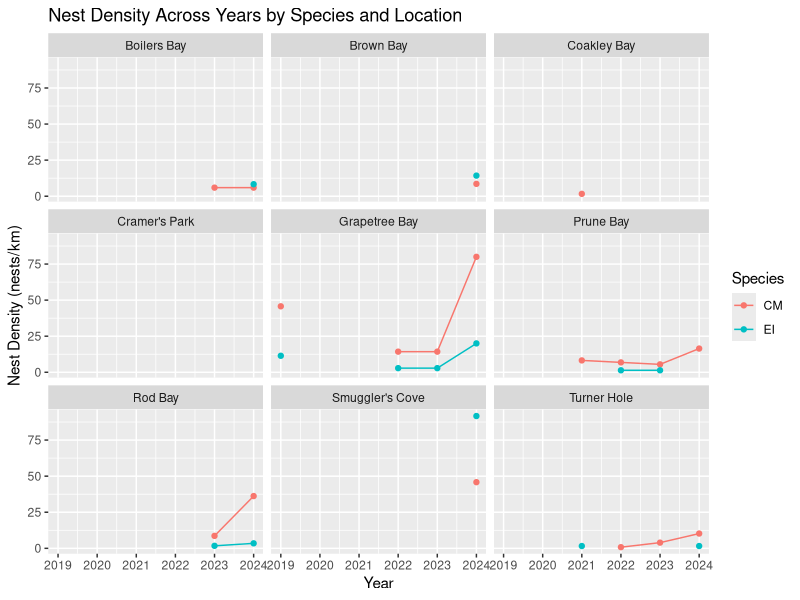
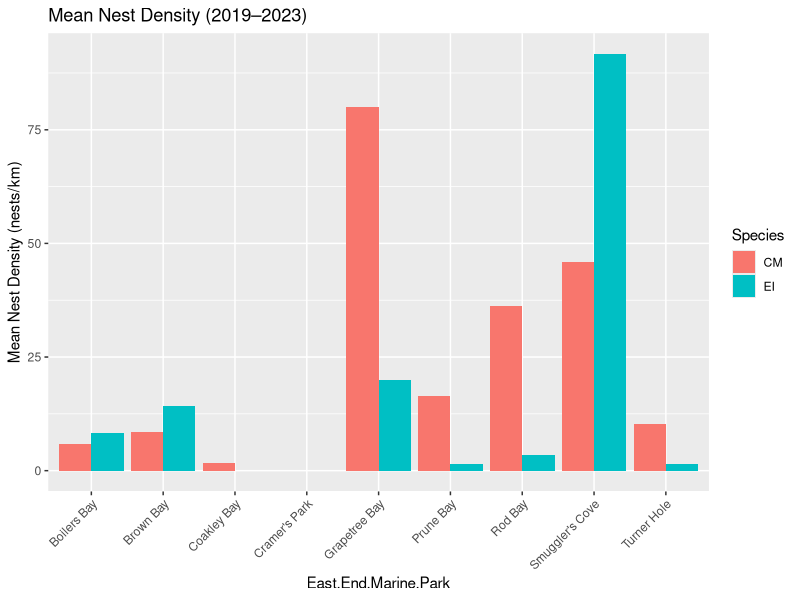
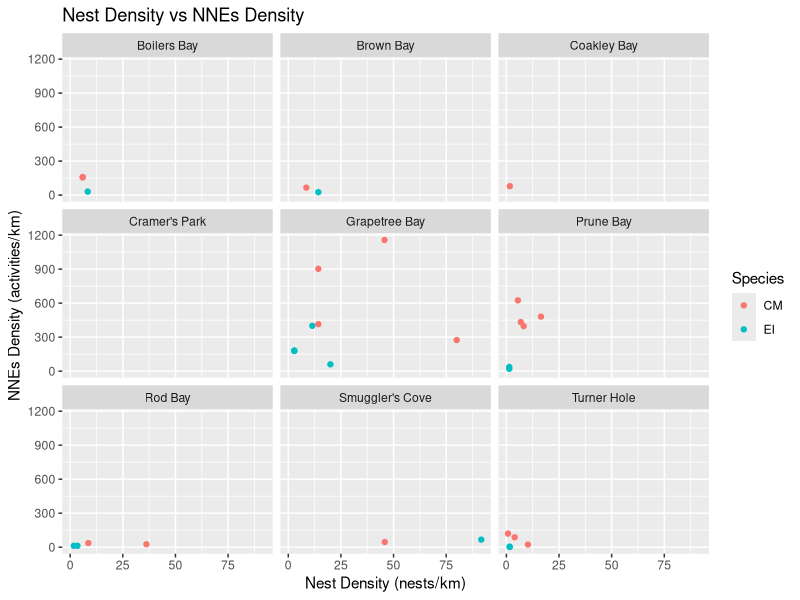
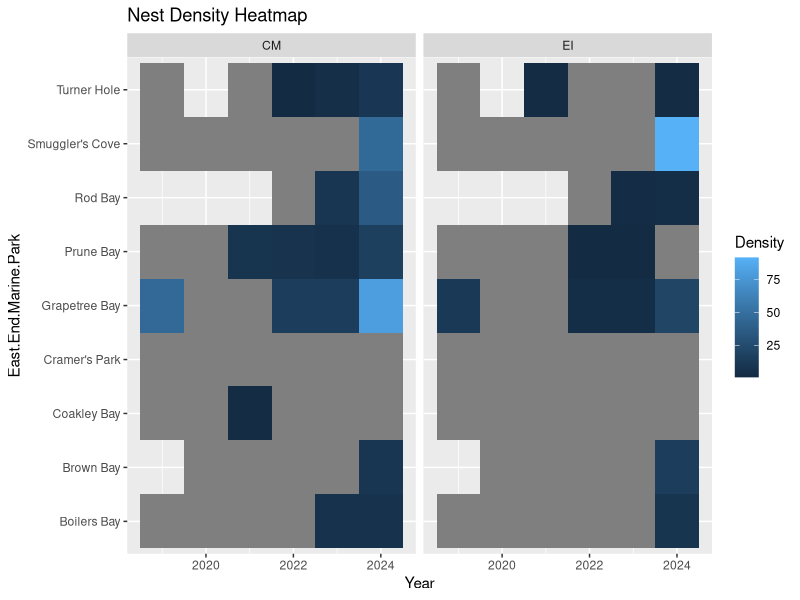

The R script that drew these images, in order:

### EEMP Turtle Data from 2019 - 2023

# Set Working Directory, Load libraries and CSV File

library(tidyverse)
library(dplyr)
library(ggplot2)


setwd("C:\\Users\\romin\\Desktop\\My Thesis\\SQM CSVs\\Raw Turtle Data")

eemp_data <-read.csv("EEMP Turtle Data.csv")

eemp_data_clean <- eemp_data %>%
  filter(Species %in% c("CM", "EI")) %>% #remove DC (leatherback)
  mutate(
    Probable.Lays = as.numeric(Probable.Lays),
    Dry.Runs      = as.numeric(Dry.Runs),
    Tracks        = as.numeric(Tracks),
    Total_NNEs    = rowSums(across(c(Probable.Lays, Dry.Runs, Tracks)), na.rm = TRUE)
  ) # add all the activities into one column called NNEs


# Calculate for sea turtle density
## Formula: nest density = total number of nests or nnes / beach length (km)

eemp_data_clean_2 <- eemp_data_clean%>%
  select(-Probable.Lays, -Dry.Runs, -Tracks)%>% #remove these columns to clean up
  mutate(
    Nests           = as.numeric(Nests),
    Total_NNEs      = as.numeric(Total_NNEs),
    Beach.Length.km = as.numeric(Beach.Length.km)) %>%
  mutate(
    Nest_Density = Nests / Beach.Length.km, #apply formula
    NNEs_Density = Total_NNEs / Beach.Length.km) #apply formula


eemp_plot_clean <-eemp_data_clean_2 %>%
  select(-Nests, -Beach.Length.km, -Total_NNEs) # keep nest density and nnes density


# Faceted line plot

ggplot(eemp_data_clean_2, aes(x = Year, y = Nest_Density, color = Species)) +
  geom_line(na.rm = TRUE) +
  geom_point(na.rm = TRUE) +
  facet_wrap(~ East.End.Marine.Park) +
  labs(title = "Nest Density Across Years by Species and Location",
       y = "Nest Density (nests/km)")


# Bar plot for each species
ggplot(eemp_data_clean_2, aes(x = East.End.Marine.Park,
                                   y = Nest_Density,
                                   fill = Species)) +
  geom_col(position = "dodge") +
  labs(title = "Mean Nest Density (2019–2023)",
       y = "Mean Nest Density (nests/km)") +
  theme(axis.text.x = element_text(angle = 45, hjust = 1))

  

eemp_plot_test <- eemp_data_clean_2 %>%
  select(East.End.Marine.Park, Year, Species, Nest_Density, NNEs_Density) %>%
  pivot_longer(cols = c(Nest_Density, NNEs_Density),
               names_to = "Metric",
               values_to = "Density")


#Scatter Plot/Facet Wrap

ggplot(eemp_data_clean_2, aes(x = Nest_Density, y = NNEs_Density, color = Species)) +
  geom_point(na.rm = TRUE) +
  facet_wrap(~ East.End.Marine.Park) +
  labs(title = "Nest Density vs NNEs Density",
       x = "Nest Density (nests/km)",
       y = "NNEs Density (activities/km)")

ggplot(eemp_data_clean_2, aes(x = Year, y = East.End.Marine.Park, fill = Nest_Density)) +
  geom_tile(na.rm = TRUE) +
  facet_wrap(~ Species) +
  labs(title = "Nest Density Heatmap",
       fill = "Density")
